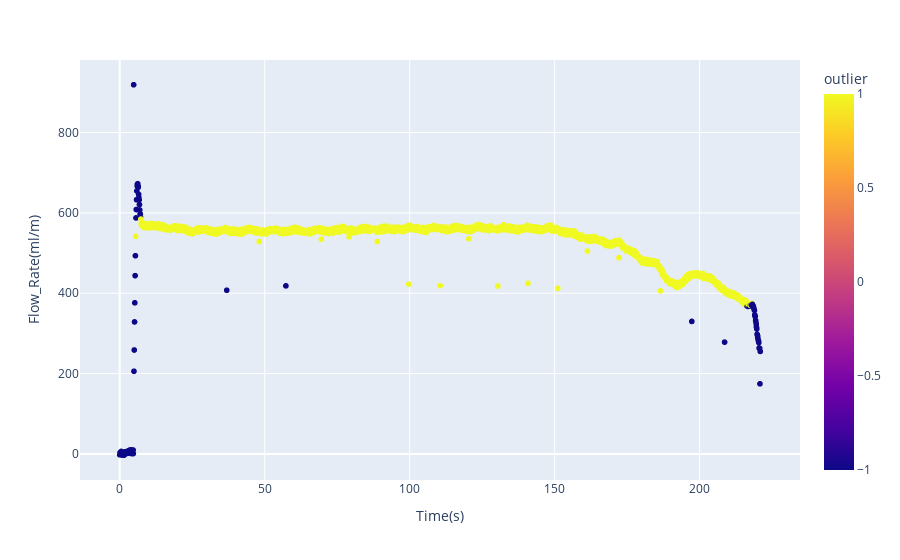

The cell this chart's notebook holds for it:
### Markdown cell above
Lets try using the isolation forest algorithm.

### Code cell
df_prepare = df_example.drop(['Upstream_Pressure(psi)', 'Downstream_Pressure(psi)'], axis = 1)
iso = IsolationForest(contamination=0.05, max_samples=100)
labels = iso.fit_predict(df_prepare)
df_prepare['outlier'] = labels
fig = px.scatter(data_frame = df_prepare, x = 'Time(s)', y = 'Flow_Rate(ml/m)', color = 'outlier')
fig.show()

### Figure 1 — Plotly figure (JSON) as saved in the notebook; plotly's stock layout.template omitted (floating-point values rounded to 4 significant figures; data arrays with more than 128 entries replaced by an {"elided": "..."} marker saying what was removed)
{"data": [{"hovertemplate": "Time(s)=%{x}<br>Flow_Rate(ml/m)=%{y}<br>outlier=%{marker.color}<extra></extra>", "legendgroup": "", "marker": {"color": {"elided": "2210 int values"}, "coloraxis": "coloraxis", "symbol": "circle"}, "mode": "markers", "name": "", "showlegend": false, "type": "scattergl", "x": {"elided": "2210 float values"}, "xaxis": "x", "y": {"elided": "2210 float values"}, "yaxis": "y"}], "layout": {"coloraxis": {"colorbar": {"title": {"text": "outlier"}}, "colorscale": [[0, "#0d0887"], [0.1111, "#46039f"], [0.2222, "#7201a8"], [0.3333, "#9c179e"], [0.4444, "#bd3786"], [0.5556, "#d8576b"], [0.6667, "#ed7953"], [0.7778, "#fb9f3a"], [0.8889, "#fdca26"], [1, "#f0f921"]]}, "legend": {"tracegroupgap": 0}, "margin": {"t": 60}, "xaxis": {"anchor": "y", "domain": [0, 1], "title": {"text": "Time(s)"}}, "yaxis": {"anchor": "x", "domain": [0, 1], "title": {"text": "Flow_Rate(ml/m)"}}}}
